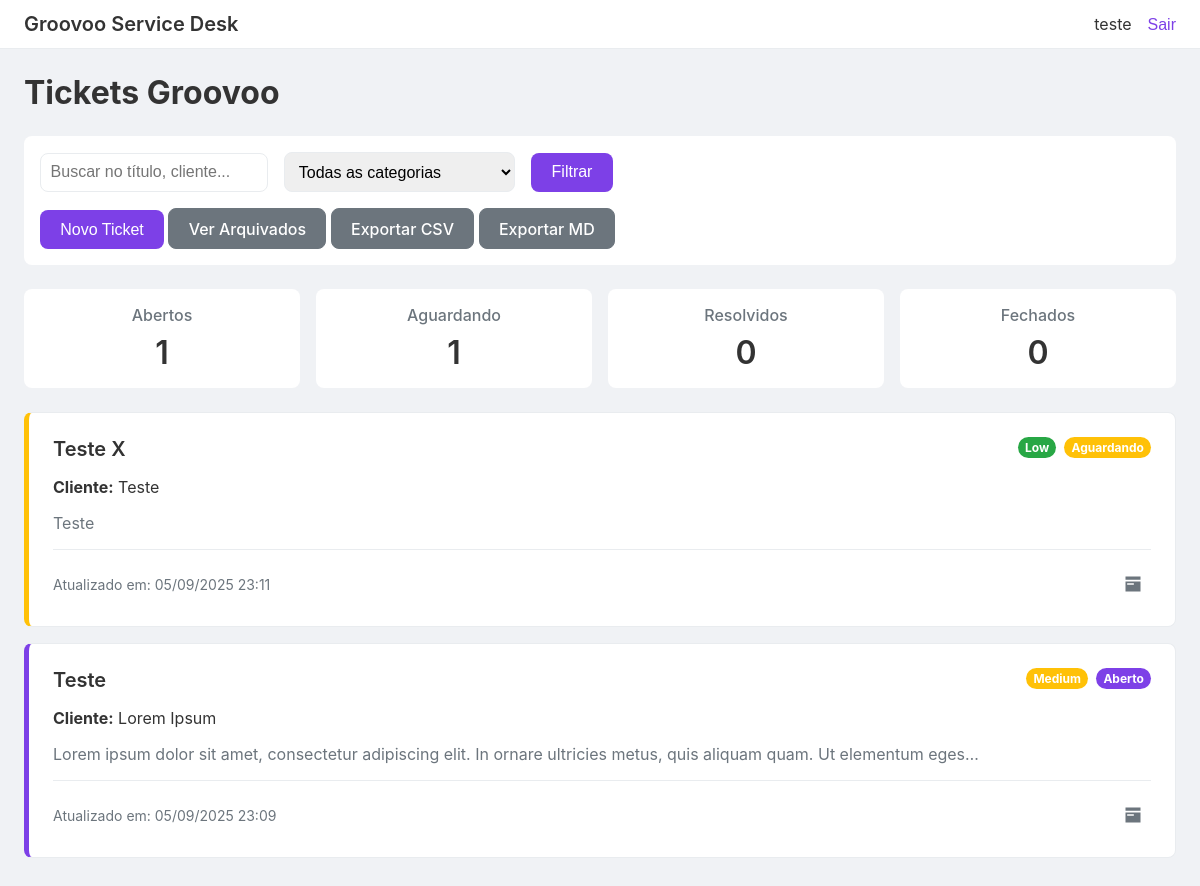
/dashboard (signed in), run on an earlier commit of the app's database.
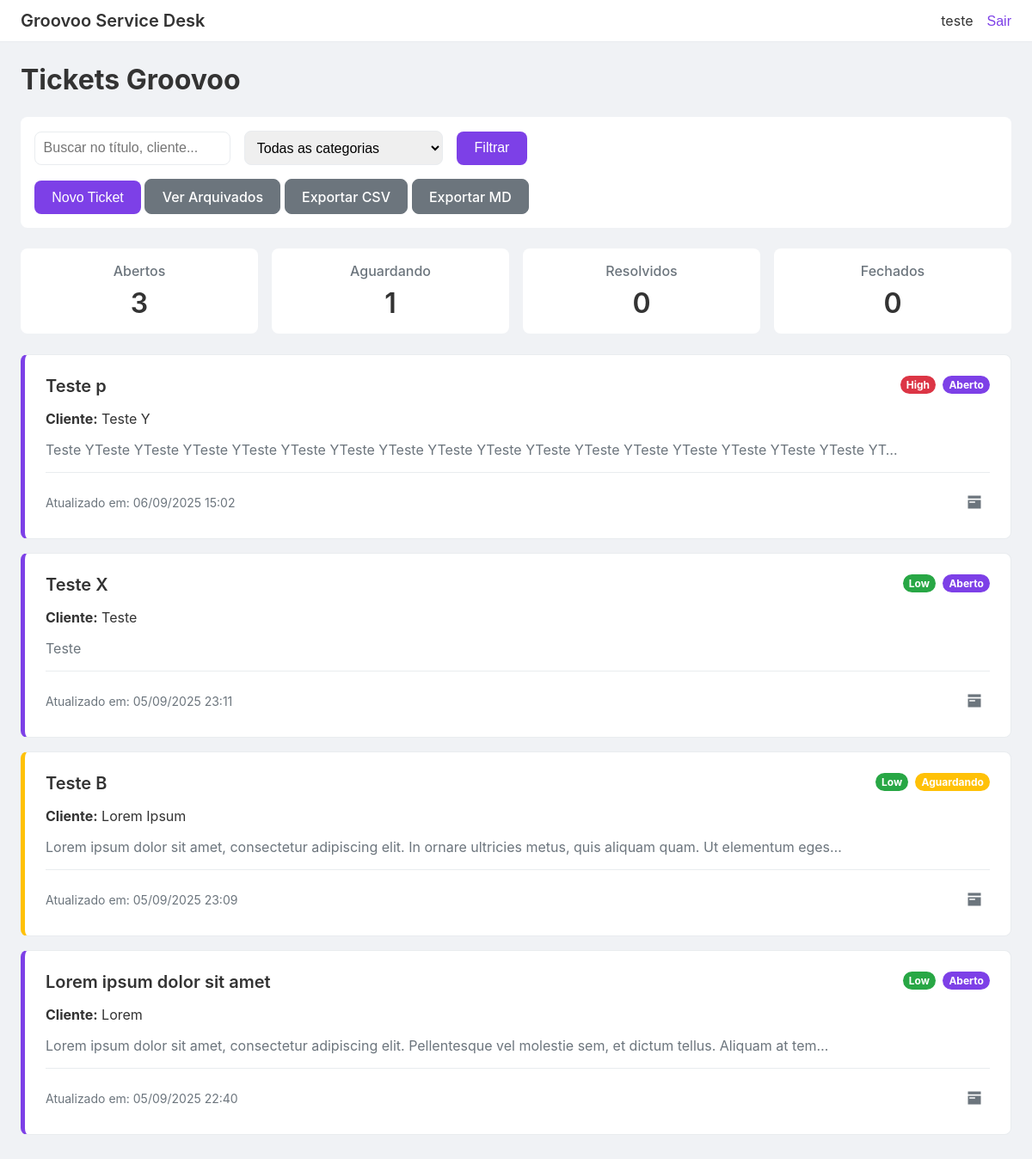
And on a later commit of the database.
### app.py (models this page shows, shortened)
class User(UserMixin, db.Model):
    id = db.Column(db.Integer, primary_key=True)
    username = db.Column(db.String(80), unique=True, nullable=False)
    password_hash = db.Column(db.String(128), nullable=False)
    tickets = db.relationship('Ticket', backref='assignee', lazy=True)
    comments = db.relationship('Comment', backref='author', lazy=True)

class Ticket(db.Model):
    id = db.Column(db.Integer, primary_key=True)
    title = db.Column(db.String(200), nullable=False, default='Ticket sem título')
    priority = db.Column(db.String(20), nullable=False, default='Low')
    tags = db.Column(db.String(200), nullable=True)
    organizer = db.Column(db.String(120), nullable=True)
    event = db.Column(db.String(120), nullable=True)
    email = db.Column(db.String(120), nullable=True)
    telefone = db.Column(db.String(50), nullable=True)
    client_name = db.Column(db.String(120), nullable=False)
    client_contact = db.Column(db.String(120), nullable=False)
    description = db.Column(db.Text, nullable=False)
    channel = db.Column(db.String(50), nullable=False)
    category = db.Column(db.String(50), nullable=False)
    status = db.Column(db.String(20), nullable=False, default='Aberto')
    created_at = db.Column(db.DateTime, default=datetime.utcnow)
    assignee_id = db.Column(db.Integer, db.ForeignKey('user.id'), nullable=False)
    attachments = db.relationship('Attachment', backref='ticket', lazy=True)
    comments = db.relationship('Comment', backref='ticket', lazy=True)

### app.py (the view, shortened to what this page needs)
@app.route('/dashboard')
@login_required
def dashboard():
    query = request.args.get('q', '').strip()
    category_filter = request.args.get('category', '').strip()
    tickets_query = Ticket.query.filter(
        Ticket.assignee_id == current_user.id,
        Ticket.status != 'Arquivado'
    )
    if category_filter:
        tickets_query = tickets_query.filter_by(category=category_filter)
    tickets = tickets_query.order_by(Ticket.created_at.desc()).all()
    categories = sorted({t.category for t in Ticket.query.with_entities(Ticket.category).filter_by(assignee_id=current_user.id)})
    statuses = {
        'Aberto': 0,
        'Aguardando': 0,
        'Resolvido': 0,
        'Fechado': 0
    }
    for t in Ticket.query.filter_by(assignee_id=current_user.id):
        if t.status in statuses:
            statuses[t.status] += 1
    return render_template(
        'dashboard.html',
        tickets=tickets,
        categories=categories,
        query=query,
        category_filter=category_filter,
        statuses=statuses
    )

### app.py (called while the page is built)
@login_manager.user_loader
def load_user(user_id: str):
    return User.query.get(int(user_id))

### templates/dashboard.html (shortened to what this page needs)
{% extends 'base.html' %}
{% block content %}
<div class="dashboard-header">
    <h1 class="dashboard-title">Tickets Groovoo</h1>
</div>
<div class="filters">
    <form method="get" action="{{ url_for('dashboard') }}" class="filter-form">
        <input type="text" name="q" placeholder="Buscar no título, cliente..." value="{{ query or '' }}" class="filter-input">
        <select name="category" class="filter-select">
            <option value="">Todas as categorias</option>
        </select>
        <button type="submit" class="btn btn-primary">Filtrar</button>
    </form>
    <div class="action-buttons">
        <button class="btn btn-primary" onclick="openModal()">Novo Ticket</button>
        <a href="{{ url_for('archived_tickets') }}" class="btn btn-secondary">Ver Arquivados</a>
        <a href="{{ url_for('export_csv') }}" class="btn btn-secondary">Exportar CSV</a>
        <a href="{{ url_for('export_markdown') }}" class="btn btn-secondary">Exportar MD</a>
    </div>
</div>
<div class="status-counters">
    <div class="counter-card">
        <h4>Abertos</h4>
        <p>{{ statuses.get('Aberto', 0) }}</p>
    </div>
    <div class="counter-card">
        <h4>Aguardando</h4>
        <p>{{ statuses.get('Aguardando', 0) }}</p>
    </div>
    <div class="counter-card">
        <h4>Resolvidos</h4>
        <p>{{ statuses.get('Resolvido', 0) }}</p>
    </div>
    <div class="counter-card">
        <h4>Fechados</h4>
        <p>{{ statuses.get('Fechado', 0) }}</p>
    </div>
</div>
<div class="cards-container">
  {% if tickets %}
     {% for ticket in tickets %}
    <div class="ticket-card card-border-{{ ticket.status | lower }}">
      <a href="{{ url_for('ticket_detail', ticket_id=ticket.id) }}" class="ticket-link">
        <div class="card-header">
          <h3 class="card-title">{{ ticket.title }}</h3>
          <div class="badges">
              <span class="priority-badge priority-{{ ticket.priority | lower }}">{{ ticket.priority }}</span>
              <span class="status-badge status-{{ ticket.status | lower }}">{{ ticket.status }}</span>
          </div>
        </div>
        <div class="card-body">
          <p><strong>Cliente:</strong> {{ ticket.client_name }}</p>
          <p class="description">{{ ticket.description[:120] }}{% if ticket.description|length > 120 %}…{% endif %}</p>
        </div>
      </a>
      <div class="card-footer">
        <span class="timestamp">Atualizado em: {{ ticket.created_at.strftime('%d/%m/%Y %H:%M') }}</span>
        <div class="card-actions">
          <form action="{{ url_for('archive_ticket', ticket_id=ticket.id) }}" method="post" style="margin: 0;">
            <button type="submit" class="icon-btn" title="Arquivar Ticket">
              <svg xmlns="http://www.w3.org/2000/svg" viewBox="0 0 24 24"><path d="M3 3h18v4H3V3m18 6v12H3V9h18M5 11v2h8v-2H5z"/></svg>
            </button>
          </form>
        </div>
      </div>
    </div>
    {% endfor %}
  {% else %}
    <div class="no-tickets" style="text-align: center; padding: 2rem;">
      <p>Nenhum ticket encontrado.</p>
      <button class="btn btn-primary" onclick="openModal()">Criar o primeiro ticket</button>
    </div>
  {% endif %}
</div>
{% endblock %}

### templates/base.html (shortened to what this page needs)
<!DOCTYPE html>
<html lang="pt-BR">
<head>
    <link rel="stylesheet" href="{{ url_for('static', filename='css/style.css') }}">
</head>
<body>
    <div class="app-container">
        {% if current_user.is_authenticated %}
        <header class="navbar">
            <div class="brand">Groovoo Service Desk</div>
            <div class="user-info">
                <span>{{ current_user.username }}</span>
                <form action="{{ url_for('logout') }}" method="post" style="display: inline;">
                    <button type="submit" class="btn-link">Sair</button>
                </form>
            </div>
        </header>
        {% endif %}
        <main class="main-content">
            {% block content %}{% endblock %}
        </main>
    </div>
  </body>
</html>

### static/css/style.css (style rules this page uses)
:root { --primary-color: #7d40e7; --background-color: #f0f2f5; --card-bg: #ffffff; --text-color: #333; --muted-text: #6c757d; --border-color: #e9ecef; --radius: 8px; --transition-speed: 0.2s; --priority-low: #28a745; --priority-medium: #ffc107; --priority-high: #dc3545; --status-aberto: #7d40e7; --status-aguardando: #ffc107; --status-resolvido: #28a745; --status-fechado: #6c757d; }
body { margin: 0; background-color: var(--background-color); color: var(--text-color); font-family: -apple-system, BlinkMacSystemFont, "Segoe UI", Roboto, "Helvetica Neue", Arial, sans-serif; }
.main-content { padding: 24px; }
.navbar { display: flex; align-items: center; justify-content: space-between; padding: 12px 24px; background-color: var(--card-bg); border-bottom: 1px solid var(--border-color); }
.navbar .brand { font-size: 20px; font-weight: 600; }
.navbar .user-info { display: flex; align-items: center; gap: 16px; }
.btn { display: inline-block; font-weight: 500; text-align: center; cursor: pointer; border: 1px solid transparent; padding: 0.6rem 1.2rem; font-size: 1rem; border-radius: var(--radius); transition: all var(--transition-speed); text-decoration: none; }
.btn-primary { color: #fff; background-color: var(--primary-color); }
.btn-secondary { color: #fff; background-color: var(--muted-text); border-color: var(--muted-text); }
.btn-link { color: var(--primary-color); background-color: transparent; border: none; padding: 0; font-size: 1rem; font-weight: 500; }
.dashboard-header { margin-bottom: 1.5rem; }
.dashboard-title { font-size: 2rem; font-weight: 700; margin: 0; }
.filters { display: flex; justify-content: space-between; align-items: center; flex-wrap: wrap; gap: 1rem; padding: 1rem; background-color: var(--card-bg); border-radius: var(--radius); margin-bottom: 1.5rem; }
.filter-form { display: flex; gap: 1rem; align-items: center; }
.filter-input, .filter-select { padding: 0.6rem; border: 1px solid var(--border-color); border-radius: var(--radius); font-size: 1rem; }
.status-counters { display: grid; grid-template-columns: repeat(auto-fit, minmax(150px, 1fr)); gap: 1rem; margin-bottom: 1.5rem; }
.counter-card { background-color: var(--card-bg); padding: 1rem; border-radius: var(--radius); text-align: center; }
.counter-card h4 { margin: 0 0 0.5rem 0; color: var(--muted-text); font-weight: 500; }
.counter-card p { margin: 0; font-size: 2rem; font-weight: 600; }
.ticket-card { background-color: var(--card-bg); border-radius: var(--radius); margin-bottom: 1rem; padding: 1.5rem; border: 1px solid var(--border-color); border-left: 5px solid var(--status-fechado); }
.ticket-card.card-border-aberto { border-left-color: var(--status-aberto); }
.ticket-card.card-border-aguardando { border-left-color: var(--status-aguardando); }
.card-header { display: flex; justify-content: space-between; align-items: flex-start; margin-bottom: 1rem; }
.card-title { margin: 0; font-size: 1.25rem; font-weight: 600; }
.badges { display: flex; gap: 0.5rem; }
.status-badge, .priority-badge { display: inline-block; padding: 0.25em 0.6em; font-size: 0.75rem; font-weight: 700; border-radius: 999px; color: #fff; }
.status-aberto { background-color: var(--status-aberto); }
.status-aguardando { background-color: var(--status-aguardando); }
.priority-low { background-color: var(--priority-low); }
.priority-high { background-color: var(--priority-high); }
.card-body .description { color: var(--muted-text); }
.card-footer { display: flex; justify-content: space-between; align-items: center; margin-top: 1rem; padding-top: 1rem; border-top: 1px solid var(--border-color); }
.card-footer .timestamp { font-size: 0.875rem; color: var(--muted-text); }
.card-actions { display: flex; gap: 1rem; }
.ticket-card a.ticket-link { text-decoration: none; color: inherit; display: block; }
.icon-btn { background: none; border: none; padding: 0.5rem; cursor: pointer; border-radius: 50%; display: flex; align-items: center; justify-content: center; }
.icon-btn svg { width: 20px; height: 20px; fill: var(--muted-text); }

What changed in the data, as far as the page shows it:
added Ticket: title "Teste p", priority "High", status "Aberto", client_name "Teste Y", description "Teste YTeste YTeste YTeste YTeste YTeste YTeste YTeste YTeste YTeste YTeste YTeste YTeste YTeste YTeste YTeste YTeste YT", created_at "06/09/2025 15:02"
changed Ticket "Teste X": status "Aguardando" → "Aberto"
changed Ticket "Lorem Ipsum": title "Teste" → "Teste B"; priority "Medium" → "Low"; status "Aberto" → "Aguardando"
now on this page (row edited): Ticket: title "Lorem ipsum dolor sit amet", priority "Low", status "Aberto", client_name "Lorem", description "Lorem ipsum dolor sit amet, consectetur adipiscing elit. Pellentesque vel molestie sem, et dictum tellus. Aliquam at tem", created_at "05/09/2025 22:40"
Also different on the page:
{{ statuses.get('Aberto', 0) }}: "1" → "3"
